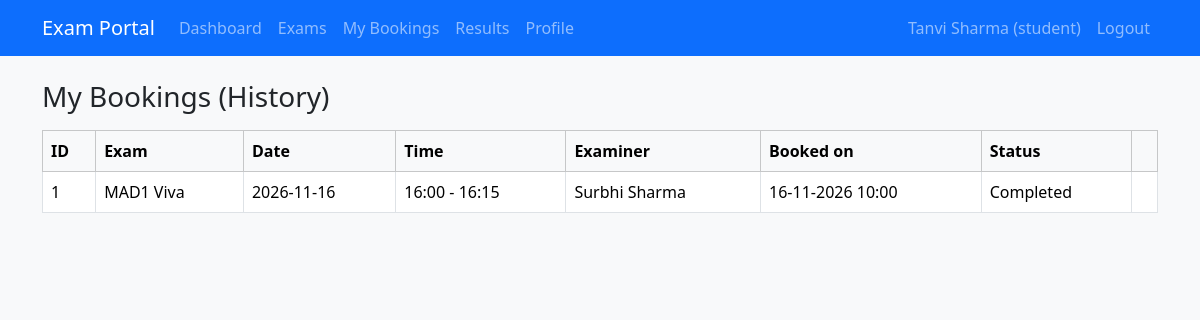
The app's page /student/bookings (signed in) with its own data.
### models.py (models this page shows)
class User(UserMixin, db.Model):
    id = db.Column(db.Integer, primary_key=True)
    name = db.Column(db.String(100), nullable=False)
    email = db.Column(db.String(120), unique=True, nullable=False)
    password = db.Column(db.String(200), nullable=False)
    role = db.Column(db.String(20), nullable=False)  # admin / examiner / student
    contact = db.Column(db.String(20))
    department = db.Column(db.String(100))           # examiner ke liye
    is_approved = db.Column(db.Boolean, default=False)  # examiner approval
    is_active_user = db.Column(db.Boolean, default=True)

class Booking(db.Model):
    id = db.Column(db.Integer, primary_key=True)
    student_id = db.Column(db.Integer, db.ForeignKey('user.id'), nullable=False)
    slot_id = db.Column(db.Integer, db.ForeignKey('slot.id'), nullable=False)
    booking_date = db.Column(db.DateTime, default=datetime.utcnow)
    status = db.Column(db.String(20), default='Booked')  # Booked / Cancelled / Completed
    total_marks = db.Column(db.Float)
    remarks = db.Column(db.Text)
    student = db.relationship('User')
    slot = db.relationship('Slot')

class Exam(db.Model):
    id = db.Column(db.Integer, primary_key=True)
    course_id = db.Column(db.Integer, db.ForeignKey('course.id'), nullable=False)
    examiner_id = db.Column(db.Integer, db.ForeignKey('user.id'))  # assigned examiner
    name = db.Column(db.String(100), nullable=False)
    exam_type = db.Column(db.String(30))   # Viva / Practical / Project Demo / Assessment
    duration = db.Column(db.Integer)       # minutes
    max_marks = db.Column(db.Integer)
    slot_create_start = db.Column(db.Date)
    slot_create_end = db.Column(db.Date)
    booking_start = db.Column(db.Date)
    booking_end = db.Column(db.Date)
    status = db.Column(db.String(20), default='Draft')
    results_published = db.Column(db.Boolean, default=False)
    course = db.relationship('Course')
    examiner = db.relationship('User')

class Slot(db.Model):
    id = db.Column(db.Integer, primary_key=True)
    exam_id = db.Column(db.Integer, db.ForeignKey('exam.id'), nullable=False)
    examiner_id = db.Column(db.Integer, db.ForeignKey('user.id'), nullable=False)
    date = db.Column(db.Date, nullable=False)
    start_time = db.Column(db.Time, nullable=False)
    end_time = db.Column(db.Time, nullable=False)
    capacity = db.Column(db.Integer, nullable=False)
    available_seats = db.Column(db.Integer, nullable=False)
    status = db.Column(db.String(20), default='Available')
    exam = db.relationship('Exam')
    examiner = db.relationship('User')

### app.py (the view)
@app.route('/student/bookings')
@role_required('student')
def my_bookings():
    bookings = Booking.query.filter_by(student_id=current_user.id)\
                            .order_by(Booking.booking_date.desc()).all()
    rows = []
    for b in bookings:
        exam = b.slot.exam
        can_cancel = (b.status == 'Booked' and
                      (not exam.booking_end or date.today() <= exam.booking_end))
        rows.append((b, can_cancel))
    return render_template('student/bookings.html', rows=rows)

### app.py (called while the page is built)
@login_manager.user_loader
def load_user(user_id):
    return db.session.get(User, int(user_id))

def role_required(role):
    def decorator(f):
        @wraps(f)
        def wrapper(*args, **kwargs):
            if not current_user.is_authenticated:
                return redirect(url_for('login'))
            if current_user.role != role:
                flash('Access denied.', 'danger')
                return redirect(url_for('home'))
            return f(*args, **kwargs)
        return wrapper
    return decorator

### templates/student/bookings.html (shortened to what this page needs)
{% extends 'base.html' %}
{% block content %}
<h3 class="mb-3">My Bookings (History)</h3>
<table class="table table-bordered bg-white align-middle">
  <thead class="table-light">
    <tr><th>ID</th><th>Exam</th><th>Date</th><th>Time</th><th>Examiner</th><th>Booked on</th><th>Status</th><th></th></tr>
  </thead>
  <tbody>
  {% for b, can_cancel in rows %}
    <tr>
      <td>{{ b.id }}</td><td>{{ b.slot.exam.name }}</td><td>{{ b.slot.date }}</td>
      <td>{{ b.slot.start_time.strftime('%H:%M') }} - {{ b.slot.end_time.strftime('%H:%M') }}</td>
      <td>{{ b.slot.examiner.name }}</td>
      <td>{{ b.booking_date.strftime('%d-%m-%Y %H:%M') }}</td>
      <td>{{ b.status }}</td>
      <td>
      </td>
    </tr>
  {% else %}<tr><td colspan="8" class="text-center">Abhi koi booking nahi.</td></tr>{% endfor %}
  </tbody>
</table>
{% endblock %}

### templates/base.html (shortened to what this page needs)
<!DOCTYPE html>
<html lang="en">
<head>
  <link href="https://cdn.jsdelivr.net/npm/bootstrap@5.3.3/dist/css/bootstrap.min.css" rel="stylesheet">
</head>
<body class="bg-light">
  <nav class="navbar navbar-expand navbar-dark bg-primary mb-4">
    <div class="container">
      <a class="navbar-brand" href="{{ url_for('home') }}">Exam Portal</a>
      {% if current_user.is_authenticated and current_user.role == 'student' %}
      <ul class="navbar-nav me-auto">
        <li class="nav-item"><a class="nav-link" href="{{ url_for('student_dashboard') }}">Dashboard</a></li>
        <li class="nav-item"><a class="nav-link" href="{{ url_for('student_exams') }}">Exams</a></li>
        <li class="nav-item"><a class="nav-link" href="{{ url_for('my_bookings') }}">My Bookings</a></li>
        <li class="nav-item"><a class="nav-link" href="{{ url_for('my_results') }}">Results</a></li>
        <li class="nav-item"><a class="nav-link" href="{{ url_for('student_profile') }}">Profile</a></li>
      </ul>
      {% endif %}
      <ul class="navbar-nav ms-auto">
        {% if current_user.is_authenticated %}
        <li class="nav-item"><span class="nav-link">{{ current_user.name }} ({{ current_user.role }})</span></li>
        <li class="nav-item"><a class="nav-link" href="{{ url_for('logout') }}">Logout</a></li>
        {% else %}
        <li class="nav-item"><a class="nav-link" href="{{ url_for('login') }}">Login</a></li>
        <li class="nav-item"><a class="nav-link" href="{{ url_for('register') }}">Register</a></li>
        {% endif %}
      </ul>
    </div>
  </nav>
  <div class="container">
    {% block content %}{% endblock %}
  </div>
</body>
</html>

### records on screen
User: name "Tanvi Sharma", role "student"
Booking: id "1", slot.exam.name "MAD1 Viva", slot "2026-11-16", slot.start_time "16:00", slot.end_time "16:15", slot.examiner.name "Surbhi Sharma", booking_date "16-11-2026 10:00", status "Completed"
